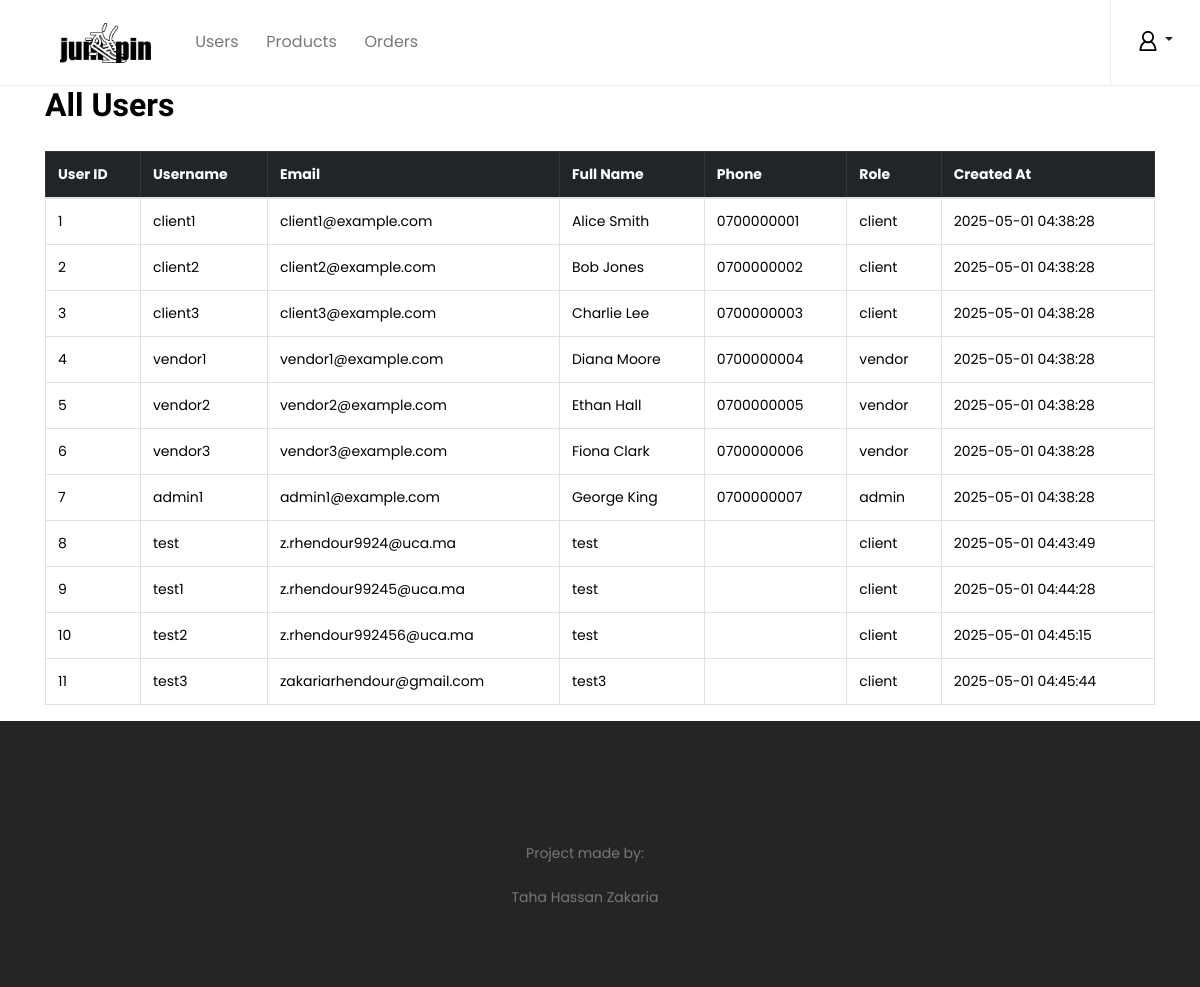
/views/all_users.php (signed in), run on an earlier commit of the app's database.
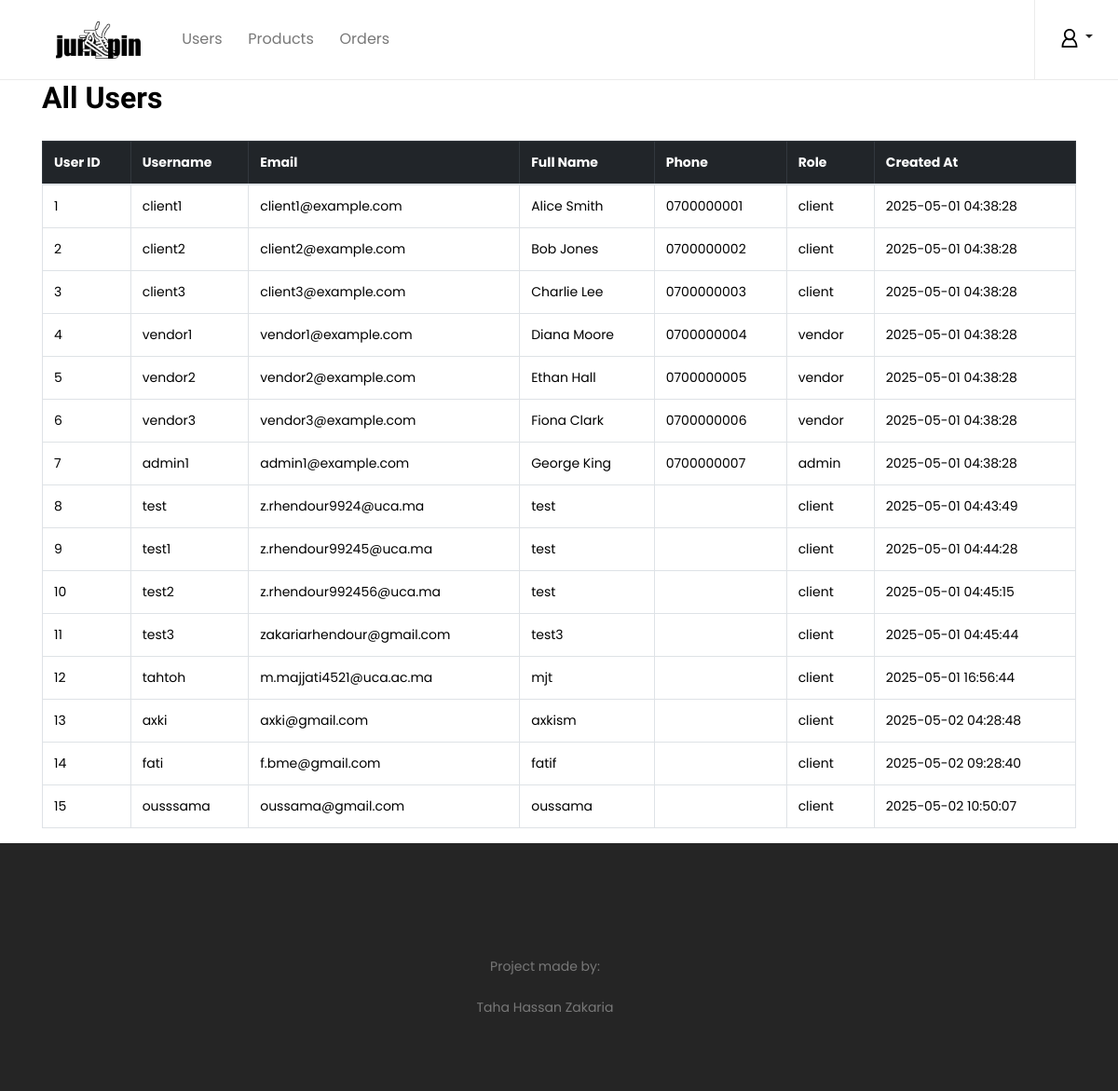
And on a later commit of the database.
### tables this page shows
CREATE TABLE `users` (
  `user_id` int(11) NOT NULL,
  `username` varchar(255) NOT NULL,
  `email` varchar(255) NOT NULL,
  `password` varchar(255) NOT NULL,
  `full_name` varchar(255) NOT NULL,
  `phone` varchar(15) NOT NULL,
  `role` enum('client','vendor','admin') DEFAULT 'client',
  `created_at` datetime DEFAULT current_timestamp()
);

### views/all_users.php (the view, shortened to what this page needs)
<?php
include '../includes/admin_header.php';
require_once '../config/database.php';
$sql = "SELECT user_id, username, email, full_name, phone, role, created_at FROM users";
$result = $conn->query($sql);
?>
<div class="container">
  <h2 class="mb-4">All Users</h2>
  <table class="table table-bordered">
    <thead class="table-dark text-white">
      <tr>
        <th>User ID</th>
        <th>Username</th>
        <th>Email</th>
        <th>Full Name</th>
        <th>Phone</th>
        <th>Role</th>
        <th>Created At</th>
      </tr>
    </thead>
    <tbody>
      <?php while ($row = $result->fetch_assoc()): ?>
        <tr>
          <td><?= $row['user_id'] ?></td>
          <td><?= htmlspecialchars($row['username']) ?></td>
          <td><?= htmlspecialchars($row['email']) ?></td>
          <td><?= htmlspecialchars($row['full_name']) ?></td>
          <td><?= htmlspecialchars($row['phone']) ?></td>
          <td><?= $row['role'] ?></td>
          <td><?= $row['created_at'] ?></td>
        </tr>
      <?php endwhile; ?>
    </tbody>
  </table>
</div>
<?php include '../includes/admin_footer.php'; ?>

What changed in the data, as far as the page shows it:
added users: user_id "12", username "tahtoh", email "m.majjati4521@uca.ac.ma", full_name "mjt", role "client", created_at "2025-05-01 16:56:44"
added users: user_id "13", username "axki", email "axki@gmail.com", full_name "axkism", role "client", created_at "2025-05-02 04:28:48"
added users: user_id "14", username "fati", email "f.bme@gmail.com", full_name "fatif", role "client", created_at "2025-05-02 09:28:40"
added users: user_id "15", username "ousssama", email "oussama@gmail.com", full_name "oussama", role "client", created_at "2025-05-02 10:50:07"
